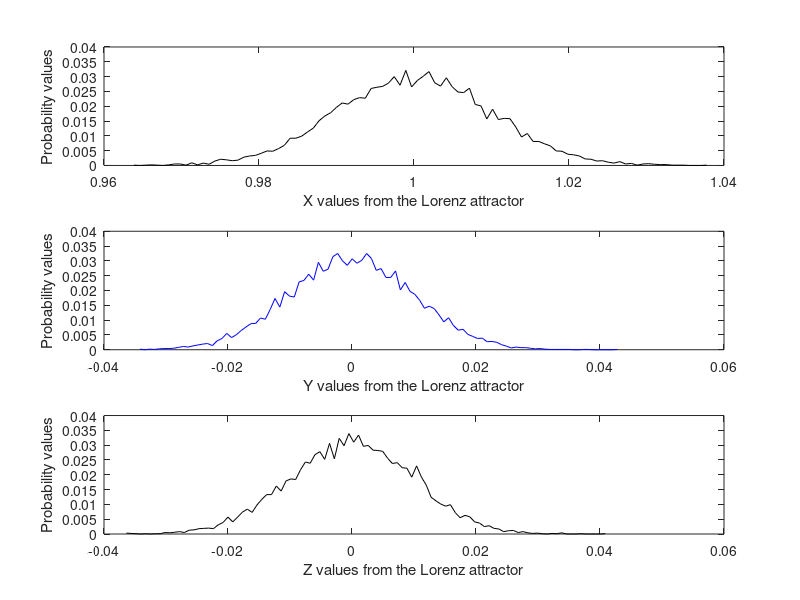

The MATLAB script that drew this image: (Note: this script raises an error after producing the figure.)
function [ ] = lorenz_pdf ( )
%This function will be used to see how badly the original pdf is skewed,
%this is a test done to see the effect of propagating a pdf through a
%nonlinear function. 

x = 0.01.*randn(1,10000) + 1;
y = 0.01.*randn(1,10000) + 0;
z = 0.01.*randn(1,10000) + 0;
beta  = 8/3; sigma = 10; ro = 28; h = 0.05; %Parameters for the Lorenz equation

%Now the initial points will be used as an input to Lorenz_att.m and a
%future point will be obtained. The duration of integration will be
%progressively increased so as to obtain enough data points.

%Defining the maximum iteration for the Lorenz_att.m and also initializing
%variables to construct the pdf.
max_iteration = 2000;
x_out = zeros(size(x,2),max_iteration);
y_out = zeros(size(x,2),max_iteration);
z_out = zeros(size(x,2),max_iteration);

[nx xout] = hist(x,100);
[ny yout] = hist(y,100);
[nz zout] = hist(z,100);

subplot(3,1,1)
    plot(xout,nx./size(x,2),'black');
    xlabel('X values from the Lorenz attractor')
    ylabel('Probability values')
    
    subplot(3,1,2)
    plot(yout,ny./size(y,2),'blue');
    xlabel('Y values from the Lorenz attractor')
    ylabel('Probability values')
    
    subplot(3,1,3)
    plot(zout,nz./size(z,2),'black');
    xlabel('Z values from the Lorenz attractor')
    ylabel('Probability values')
    
    cd('../images/');
    print -djpeg pdf_1
    close all
    cd('../monte_carlo/')

    matlabpool(3)
for iteration = 1:max_iteration
    parfor count = 1:size(x,2)
        [a,b,c] = lorenz_att(x(count),y(count),z(count),beta,sigma,ro,h,iteration);
        x_out(count,iteration) = a(end);
        y_out(count,iteration) = b(end);
        z_out(count,iteration) = c(end);
    end
    [nx xout] = hist(x_out(:,iteration),100);
    [ny yout] = hist(y_out(:,iteration),100);
    [nz zout] = hist(z_out(:,iteration),100);
    
    subplot(3,1,1)
    plot(xout,nx./size(x,2),'black');
    xlabel('X values from the Lorenz attractor')
    ylabel('Probability values')
    
    subplot(3,1,2)
    plot(yout,ny./size(y,2),'blue');
    xlabel('Y values from the Lorenz attractor')
    ylabel('Probability values')
    
    subplot(3,1,3)
    plot(zout,nz./size(z,2),'black');
    xlabel('Z values from the Lorenz attractor')
    ylabel('Probability values')
    
    cd ('../images/')
    filename = strcat('pdf_',num2str(iteration+1));
    print('-djpeg',filename);
    close all
    cd ('../monte_carlo/')
end
matlabpool(close)